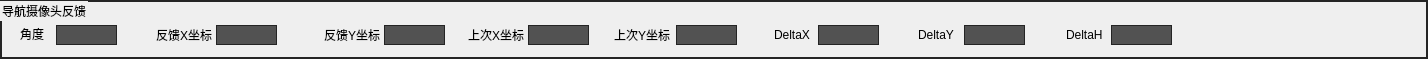
     <widget class="QGroupBox" name="groupBox_DownCameraInformation">
      <property name="geometry">
       <rect>
        <x>5</x>
        <y>360</y>
        <width>1428</width>
        <height>59</height>
       </rect>
      </property>
      <property name="styleSheet">
       <string notr="true">QGroupBox {
  border: 1.5px solid rgb(36, 36, 36);
}</string>
      </property>
      <property name="title">
       <string>导航摄像头反馈</string>
      </property>
      <widget class="QLabel" name="labelEdit_642_H">
       <property name="geometry">
        <rect>
         <x>56</x>
         <y>25</y>
         <width>61</width>
         <height>20</height>
        </rect>
       </property>
       <property name="styleSheet">
        <string notr="true">border: 1px solid rgb(36, 36, 36);        background: rgb(82, 82, 82);</string>
       </property>
       <property name="text">
        <string/>
       </property>
       <property name="alignment">
        <set>Qt::AlignCenter</set>
       </property>
      </widget>
      <widget class="QLabel" name="labelEdit_642_X">
       <property name="geometry">
        <rect>
         <x>216</x>
         <y>25</y>
         <width>61</width>
         <height>20</height>
        </rect>
       </property>
       <property name="styleSheet">
        <string notr="true">border: 1px solid rgb(36, 36, 36);        background: rgb(82, 82, 82);</string>
       </property>
       <property name="text">
        <string/>
       </property>
       <property name="alignment">
        <set>Qt::AlignCenter</set>
       </property>
      </widget>
      <widget class="QLabel" name="labelEdit_642_Y">
       <property name="geometry">
        <rect>
         <x>384</x>
         <y>25</y>
         <width>61</width>
         <height>20</height>
        </rect>
       </property>
       <property name="styleSheet">
        <string notr="true">border: 1px solid rgb(36, 36, 36);        background: rgb(82, 82, 82);</string>
       </property>
       <property name="text">
        <string/>
       </property>
       <property name="alignment">
        <set>Qt::AlignCenter</set>
       </property>
      </widget>
      <widget class="QLabel" name="labelEdit_Last_X">
       <property name="geometry">
        <rect>
         <x>528</x>
         <y>25</y>
         <width>61</width>
         <height>20</height>
        </rect>
       </property>
       <property name="styleSheet">
        <string notr="true">border: 1px solid rgb(36, 36, 36);        background: rgb(82, 82, 82);</string>
       </property>
       <property name="text">
        <string/>
       </property>
       <property name="alignment">
        <set>Qt::AlignCenter</set>
       </property>
      </widget>
      <widget class="QLabel" name="labelEdit_Last_Y">
       <property name="geometry">
        <rect>
         <x>676</x>
         <y>25</y>
         <width>61</width>
         <height>20</height>
        </rect>
       </property>
       <property name="styleSheet">
        <string notr="true">border: 1px solid rgb(36, 36, 36);        background: rgb(82, 82, 82);</string>
       </property>
       <property name="text">
        <string/>
       </property>
       <property name="alignment">
        <set>Qt::AlignCenter</set>
       </property>
      </widget>
      <widget class="QLabel" name="labelEdit_DeltaX">
       <property name="geometry">
        <rect>
         <x>818</x>
         <y>25</y>
         <width>61</width>
         <height>20</height>
        </rect>
       </property>
       <property name="styleSheet">
        <string notr="true">border: 1px solid rgb(36, 36, 36);        background: rgb(82, 82, 82);</string>
       </property>
       <property name="text">
        <string/>
       </property>
       <property name="alignment">
        <set>Qt::AlignCenter</set>
       </property>
      </widget>
      <widget class="QLabel" name="labelEdit_DeltaY">
       <property name="geometry">
        <rect>
         <x>964</x>
         <y>25</y>
         <width>61</width>
         <height>20</height>
        </rect>
       </property>
       <property name="styleSheet">
        <string notr="true">border: 1px solid rgb(36, 36, 36);        background: rgb(82, 82, 82);</string>
       </property>
       <property name="text">
        <string/>
       </property>
       <property name="alignment">
        <set>Qt::AlignCenter</set>
       </property>
      </widget>
      <widget class="QLabel" name="labelEdit_DeltaH">
       <property name="geometry">
        <rect>
         <x>1111</x>
         <y>25</y>
         <width>61</width>
         <height>20</height>
        </rect>
       </property>
       <property name="styleSheet">
        <string notr="true">border: 1px solid rgb(36, 36, 36);        background: rgb(82, 82, 82);</string>
       </property>
       <property name="text">
        <string/>
       </property>
       <property name="alignment">
        <set>Qt::AlignCenter</set>
       </property>
      </widget>
      <widget class="QLabel" name="label_63">
       <property name="geometry">
        <rect>
         <x>20</x>
         <y>24</y>
         <width>68</width>
         <height>20</height>
        </rect>
       </property>
       <property name="minimumSize">
        <size>
         <width>68</width>
         <height>20</height>
        </size>
       </property>
       <property name="maximumSize">
        <size>
         <width>68</width>
         <height>20</height>
        </size>
       </property>
       <property name="text">
        <string>角度</string>
       </property>
      </widget>
      <widget class="QLabel" name="label_80">
       <property name="geometry">
        <rect>
         <x>156</x>
         <y>25</y>
         <width>68</width>
         <height>20</height>
        </rect>
       </property>
       <property name="minimumSize">
        <size>
         <width>68</width>
         <height>20</height>
        </size>
       </property>
       <property name="maximumSize">
        <size>
         <width>68</width>
         <height>20</height>
        </size>
       </property>
       <property name="text">
        <string>反馈X坐标</string>
       </property>
      </widget>
      <widget class="QLabel" name="label_81">
       <property name="geometry">
        <rect>
         <x>324</x>
         <y>25</y>
         <width>68</width>
         <height>20</height>
        </rect>
       </property>
       <property name="minimumSize">
        <size>
         <width>68</width>
         <height>20</height>
        </size>
       </property>
       <property name="maximumSize">
        <size>
         <width>68</width>
         <height>20</height>
        </size>
       </property>
       <property name="text">
        <string>反馈Y坐标</string>
       </property>
      </widget>
      <widget class="QLabel" name="label_82">
       <property name="geometry">
        <rect>
         <x>468</x>
         <y>25</y>
         <width>68</width>
         <height>20</height>
        </rect>
       </property>
       <property name="minimumSize">
        <size>
         <width>68</width>
         <height>20</height>
        </size>
       </property>
       <property name="maximumSize">
        <size>
         <width>68</width>
         <height>20</height>
        </size>
       </property>
       <property name="text">
        <string>上次X坐标</string>
       </property>
      </widget>
      <widget class="QLabel" name="label_LastY">
       <property name="geometry">
        <rect>
         <x>614</x>
         <y>25</y>
         <width>68</width>
         <height>20</height>
        </rect>
       </property>
       <property name="minimumSize">
        <size>
         <width>68</width>
         <height>20</height>
        </size>
       </property>
       <property name="maximumSize">
        <size>
         <width>68</width>
         <height>20</height>
        </size>
       </property>
       <property name="text">
        <string>上次Y坐标</string>
       </property>
      </widget>
      <widget class="QLabel" name="label_84">
       <property name="geometry">
        <rect>
         <x>774</x>
         <y>25</y>
         <width>68</width>
         <height>20</height>
        </rect>
       </property>
       <property name="minimumSize">
        <size>
         <width>68</width>
         <height>20</height>
        </size>
       </property>
       <property name="maximumSize">
        <size>
         <width>68</width>
         <height>20</height>
        </size>
       </property>
       <property name="text">
        <string>DeltaX</string>
       </property>
      </widget>
      <widget class="QLabel" name="label_85">
       <property name="geometry">
        <rect>
         <x>918</x>
         <y>25</y>
         <width>68</width>
         <height>20</height>
        </rect>
       </property>
       <property name="minimumSize">
        <size>
         <width>68</width>
         <height>20</height>
        </size>
       </property>
       <property name="maximumSize">
        <size>
         <width>68</width>
         <height>20</height>
        </size>
       </property>
       <property name="text">
        <string>DeltaY</string>
       </property>
      </widget>
      <widget class="QLabel" name="label_DeltaH">
       <property name="geometry">
        <rect>
         <x>1066</x>
         <y>25</y>
         <width>68</width>
         <height>20</height>
        </rect>
       </property>
       <property name="minimumSize">
        <size>
         <width>68</width>
         <height>20</height>
        </size>
       </property>
       <property name="maximumSize">
        <size>
         <width>68</width>
         <height>20</height>
        </size>
       </property>
       <property name="text">
        <string>DeltaH</string>
       </property>
      </widget>
      <zorder>label_63</zorder>
      <zorder>label_80</zorder>
      <zorder>label_81</zorder>
      <zorder>label_82</zorder>
      <zorder>label_LastY</zorder>
      <zorder>label_84</zorder>
      <zorder>label_85</zorder>
      <zorder>label_DeltaH</zorder>
      <zorder>labelEdit_642_X</zorder>
      <zorder>labelEdit_642_Y</zorder>
      <zorder>labelEdit_Last_X</zorder>
      <zorder>labelEdit_Last_Y</zorder>
      <zorder>labelEdit_DeltaX</zorder>
      <zorder>labelEdit_DeltaY</zorder>
      <zorder>labelEdit_DeltaH</zorder>
      <zorder>labelEdit_642_H</zorder>
     </widget>
